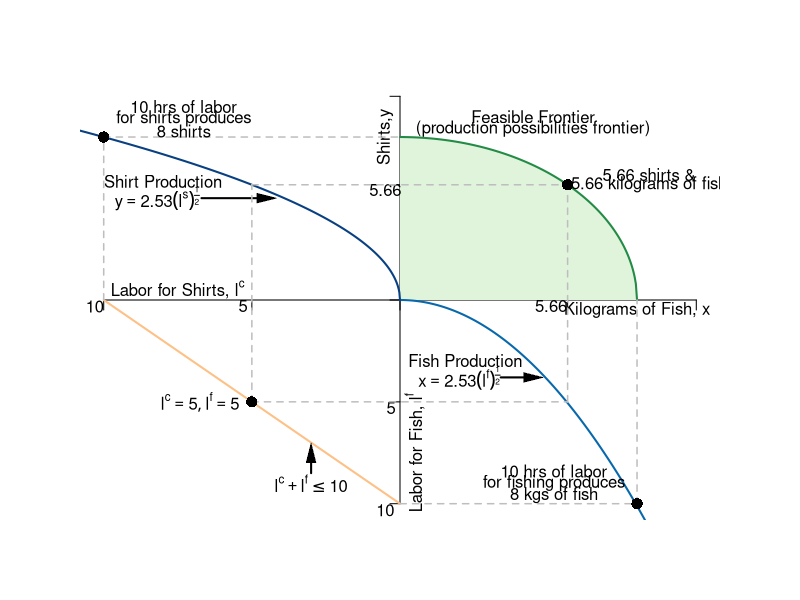

The R script that drew this image:
#Graph Designer: Simon Halliday
#Authors: Bowles, Foley and Halliday
#Title: Coordination, Conflict and Competition: A Text in Microeconomics

require(shape)
pdf(file = "specprodexch/ppf_dos_quadrant.pdf", width = 9, height = 9)

#Set parameters for graphics
axislabelsize <- 1
graphlinewidth <- 2
segmentlinewidth <- 1.5

COL <- c("#7fc97f", "#beaed4", "#fdc086", "#ffff99", "#386cb0", "#f0027f", "#bf5b17", "#666666")
COLA <- c("#e0f3db", "#99d8c9","#66c2a4","#41ae76", "#238b45", "#005824")
COLB <- c("#4eb3d3", "#2b8cbe", "#0868ac","#084081")

#Edited the margins to cater for the larger LHS labels
par(mar =  c(4, 4, 4, 4))

#Change this to make it log of l 

# ppf <- function(l, k = 0.5) {
#   k * (1/l)
# }


ppf <- function(x, yint = 64){
  sqrt(yint - (x)^2)
}

#actualfunction
#foodProd <- function(l, k = -2.529822, alpha = 0.5){
#  (-k)*l^alpha
#}

foodProd <- function(l, k = (6.328125)^-1, alpha = 2){
  (-k)*(l)^alpha
}

feasibleLabor <- function(l, time = 10){
  - time - l
}

manufactureProd <- function(l, k =  2.529822, alpha = 0.5){
  k * (-l)^alpha
}

xlims <- c(-10, 10)
ylims <- c(-10, 10)

npts <- 501 
x <- seq(xlims[1], xlims[2], length.out = npts)
y <- seq(ylims[1], ylims[2], length.out = npts) 

plot(0, 0, xlim = xlims, ylim = ylims, type = "n",
     xlab = expression(paste("")),
     ylab = expression(paste("")), 
     xaxt = "n", 
     yaxt = "n", 
     cex.lab = axislabelsize, 
     bty = "n"
)

ticksy <- c(ylims[1], -5, 0, manufactureProd(-5), ylims[2])
ylabels <- c(NA, NA, NA, NA, NA)
ticksx <- c(xlims[1], -5, 0, manufactureProd(-5), xlims[2])
xlabels <- c(NA, NA, NA, NA, NA)

axis(1, at = ticksx, pos = 0, labels = xlabels)
axis(2, at = ticksy, pos = 0, labels = ylabels, las = 1)

npts <- 501 
xx1 <- seq(0, 20, length.out = npts)
xx2 <- seq(0, xlims[2], length.out = npts)
xx3 <- seq(xlims[1], 0, length.out = npts)
xx4 <- seq(-11, 0, length.out = npts)

#Draw the polygon for shading the feasible set
xpoly1 <- seq(from = 0, to = 8, length.out = 501)
ypoly1 <- ppf(xpoly1)
polygon(x = c(xpoly1, rev(xpoly1[1])), y = c(ypoly1, rev(ypoly1)[1]), col=COLA[1], density=NULL, border = NA)

#Draw the graphs
lines(xx1, ppf(xx1), col = COLA[5], lwd = graphlinewidth)
lines(xx2, foodProd(xx2), col = COLB[3], lwd = graphlinewidth)
lines(xx3, feasibleLabor(xx3, time = 10), col = COL[3], lwd = graphlinewidth)
lines(xx4, manufactureProd(xx4, k =  2.529822, alpha = 0.5), col = COLB[4], lwd = graphlinewidth)

#mtext(expression(paste("Quantity of food, ", x)), side=1, line = 2.5, cex = axislabelsize)
text(-0.5, 8, expression(paste("Shirts,", y)), xpd = TRUE, cex = axislabelsize, srt = 90) 
text(8, -0.5, expression(paste("Kilograms of Fish, ", x)), xpd = TRUE, cex = axislabelsize)
text(0.5, -7.5, expression(paste("Labor for Fish, ", l^f)), xpd = TRUE, cex = axislabelsize, srt= 90) 
text(-7.5, 0.5, expression(paste("Labor for Shirts, ", l^c)), xpd = TRUE, cex = axislabelsize)

#Label the points on the axes we want
#text(-0.6, 2.8, expression(paste(12.5)), xpd = TRUE, cex = axislabelsize)
text(-0.5, 5.4, expression(paste(5.66)), xpd = TRUE, cex = axislabelsize)
#text(2.9, -0.3, expression(paste(2.5)), xpd = TRUE, cex = axislabelsize)
text(5.1, -0.3, expression(paste(5.66)), xpd = TRUE, cex = axislabelsize)
text(-5.3, -0.3, expression(paste(5)), xpd = TRUE, cex = axislabelsize)
text(-0.3, -5.3, expression(paste(5)), xpd = TRUE, cex = axislabelsize)
text(-10.3, -0.3, expression(paste(10)), xpd = TRUE, cex = axislabelsize)
text(-0.5, -10.3, expression(paste(10)), xpd = TRUE, cex = axislabelsize)

#Label the two production functions
#Clothing
text(-8, 5.8, expression(paste("Shirt Production")), xpd = TRUE, cex = axislabelsize)
text(-8.2, 5, expression(paste(y == 2.53*(l^s)^frac(1,2))), xpd = TRUE, cex = axislabelsize)
Arrows(-6.7, 5, -4.5, 5, col = "black", lty = 1, lwd = 2, arr.type = "triangle", arr.lwd = 0.5)

#food
text(2.2, -3, expression(paste("Fish Production")), xpd = TRUE, cex = axislabelsize)
text(2, -3.8, expression(paste(x == 2.53*(l^f)^frac(1,2))), xpd = TRUE, cex = axislabelsize)
Arrows(3.4, -3.8, 4.5, -3.8, col = "black", lty = 1, lwd = 2, arr.type = "triangle", arr.lwd = 0.5)

#Draw segments for the 50/50 split of time
segments(-5, -5, -5, manufactureProd(-5), lty = 2, col = "gray", lwd = segmentlinewidth)
segments(-5, -5, manufactureProd(-5), -5, lty = 2, col = "gray", lwd = segmentlinewidth)
segments(-5, manufactureProd(-5), manufactureProd(-5), manufactureProd(-5), lty = 2, col = "gray", lwd = segmentlinewidth)
segments(manufactureProd(-5), -5, manufactureProd(-5), manufactureProd(-5), lty = 2, col = "gray", lwd = segmentlinewidth)

#Annotate Max time on clothes
segments(-10, 0, -10, 8, lty = 2, col = "gray", lwd = segmentlinewidth)
segments(-10, 8, 0, 8, lty = 2, col = "gray", lwd = segmentlinewidth)
text(-7.3, 9.5, expression(paste("10 hrs of labor")))
text(-7.3, 8.9, expression(paste("for shirts produces")))
text(-7.3, 8.3, expression(paste("8 shirts")))
points(-10, 8, pch = 16, col = "black", cex = 1.5)

#Annotate Max time on farming
segments(0, -10, 8, -10, lty = 2, col = "gray", lwd = segmentlinewidth)
segments(8, -10, 8, 0, lty = 2, col = "gray", lwd = segmentlinewidth)
text(5.2, -8.4, expression(paste("10 hrs of labor")))
text(5.2, -9, expression(paste("for fishing produces")))
text(5.2, -9.6, expression(paste("8 kgs of fish")))
points(8, -10, pch = 16, col = "black", cex = 1.5)

#Annotate point on ppf 
points(manufactureProd(-5), manufactureProd(-5), pch = 16, col = "black", cex = 1.5)
text(manufactureProd(-5) + 2.75, manufactureProd(-5) + 0.5, expression(paste("5.66 shirts &")))
text(manufactureProd(-5) + 2.75, manufactureProd(-5), expression(paste("5.66 kilograms of fish")))

#Annotate point on labor feasibility frontier
points(-5, -5, pch = 16, col = "black", cex = 1.5)
text(-6.75, -5, expression(paste(list(l^c ==5, l^f == 5) )))

text(-3, -9, expression(paste(l^c + l^f <= 10)))
Arrows(-3, -8.5, -3, -7.5, col = "black", lty = 1, lwd = 2, arr.type = "triangle", arr.lwd = 0.5)

#Label the feasible frontier
text(4.5, 9, expression("Feasible Frontier"))
text(4.5, 8.4, expression("(production possibilities frontier)"))


dev.off()
